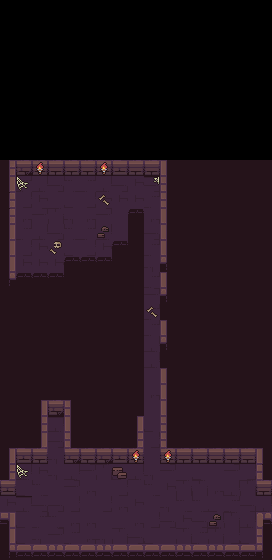

The image is a tile-based game level rendered from a .tmx file. Its description and complete source (layers, tilesets, objects, tile grids) follow:
An orthogonal 17x35 tile map with 16x16 px tiles, 2 tile layers (map, scatter) and 8 objects.

<map version="1.5" tiledversion="1.7.2" orientation="orthogonal" renderorder="right-down" width="17" height="35" tilewidth="16" tileheight="16" infinite="0" nextlayerid="6" nextobjectid="22">
 <editorsettings>
  <export target="../game/src/maps/hallway_escape.lua" format="lua" />
 </editorsettings>
 <tileset firstgid="1" source="tileset/dungeon-tileset.tsx" />
 <layer id="4" name="map" width="17" height="35">
  <data encoding="csv">
0,0,0,0,0,0,0,0,0,0,0,0,0,0,0,0,0,
0,0,0,0,0,0,0,0,0,0,0,0,0,0,0,0,0,
0,0,0,0,0,0,0,0,0,0,0,0,0,0,0,0,0,
0,0,0,0,0,0,0,0,0,0,0,0,0,0,0,0,0,
0,0,0,0,0,0,0,0,0,0,0,0,0,0,0,0,0,
0,0,0,0,0,0,0,0,0,0,0,0,0,0,0,0,0,
0,0,0,0,0,0,0,0,0,0,0,0,0,0,0,0,0,
0,0,0,0,0,0,0,0,0,0,0,0,0,0,0,0,0,
0,0,0,0,0,0,0,0,0,0,0,0,0,0,0,0,0,
0,0,0,0,0,0,0,0,0,0,0,0,0,0,0,0,0,
21,4,5,5,5,5,3,3,5,2,16,79,79,79,79,79,79,
31,7,8,9,10,7,8,9,18,14,26,79,79,79,79,79,79,
1,17,18,19,20,17,18,23,18,7,26,79,79,79,79,79,79,
1,27,28,29,30,27,28,19,101,27,16,79,79,79,79,79,79,
31,7,8,9,10,7,8,19,79,9,36,79,79,79,79,79,79,
31,17,18,19,20,17,18,101,79,7,16,79,79,79,79,79,79,
31,18,18,18,101,101,101,79,79,30,46,79,79,79,79,79,79,
41,101,101,101,79,79,79,79,79,7,36,79,79,79,79,79,79,
79,79,79,79,79,79,79,79,79,28,46,79,79,79,79,79,79,
79,79,79,79,79,79,79,79,79,7,79,79,79,79,79,79,79,
79,79,79,79,79,79,79,79,79,7,36,79,79,79,79,79,79,
79,79,79,79,79,79,79,79,79,8,46,79,79,79,79,79,79,
79,79,79,79,79,79,79,79,79,8,79,79,79,79,79,79,79,
79,79,79,79,79,79,79,79,79,19,36,79,79,79,79,79,79,
79,79,79,79,79,79,79,79,79,27,16,79,79,79,79,79,79,
79,79,31,4,26,79,79,79,79,19,16,79,79,79,79,79,79,
79,79,21,13,16,79,79,79,31,20,26,79,79,79,79,79,79,
79,79,31,9,26,79,79,79,21,17,26,79,79,79,79,79,79,
31,3,2,30,4,5,4,3,5,19,5,5,5,2,5,2,36,
21,8,18,30,8,28,29,20,8,30,28,19,20,19,28,17,6,
3,20,10,19,28,27,19,17,19,10,18,29,29,27,8,29,2,
23,13,9,9,17,19,17,27,18,19,30,10,10,20,7,9,8,
54,20,7,10,27,27,19,19,27,17,9,18,9,8,29,8,55,
31,20,30,28,7,27,30,29,9,20,19,29,7,29,17,20,26,
41,45,42,43,42,45,44,45,45,42,42,43,42,44,42,42,46
</data>
 </layer>
 <layer id="5" name="scatter" width="17" height="35" locked="1">
  <data encoding="csv">
0,0,0,0,0,0,0,0,0,0,0,0,0,0,0,0,0,
0,0,0,0,0,0,0,0,0,0,0,0,0,0,0,0,0,
0,0,0,0,0,0,0,0,0,0,0,0,0,0,0,0,0,
0,0,0,0,0,0,0,0,0,0,0,0,0,0,0,0,0,
0,0,0,0,0,0,0,0,0,0,0,0,0,0,0,0,0,
0,0,0,0,0,0,0,0,0,0,0,0,0,0,0,0,0,
0,0,0,0,0,0,0,0,0,0,0,0,0,0,0,0,0,
0,0,0,0,0,0,0,0,0,0,0,0,0,0,0,0,0,
0,0,0,0,0,0,0,0,0,0,0,0,0,0,0,0,0,
0,0,0,0,0,0,0,0,0,0,0,0,0,0,0,0,0,
0,0,91,0,0,0,91,0,0,0,0,0,0,0,0,0,0,
0,65,0,0,0,0,0,0,0,66,0,0,0,0,0,0,0,
0,0,0,0,0,0,69,0,0,0,0,0,0,0,0,0,0,
0,0,0,0,0,0,0,0,0,0,0,0,0,0,0,0,0,
0,0,0,0,0,0,60,0,0,0,0,0,0,0,0,0,0,
0,0,0,78,0,0,0,0,0,0,0,0,0,0,0,0,0,
0,0,0,0,0,0,0,0,0,0,0,0,0,0,0,0,0,
0,0,0,0,0,0,0,0,0,0,0,0,0,0,0,0,0,
0,0,0,0,0,0,0,0,0,0,0,0,0,0,0,0,0,
0,0,0,0,0,0,0,0,0,69,0,0,0,0,0,0,0,
0,0,0,0,0,0,0,0,0,0,0,0,0,0,0,0,0,
0,0,0,0,0,0,0,0,0,0,0,0,0,0,0,0,0,
0,0,0,0,0,0,0,0,0,0,0,0,0,0,0,0,0,
0,0,0,0,0,0,0,0,0,0,0,0,0,0,0,0,0,
0,0,0,0,0,0,0,0,0,0,0,0,0,0,0,0,0,
0,0,0,0,0,0,0,0,0,0,0,0,0,0,0,0,0,
0,0,0,0,0,0,0,0,0,0,0,0,0,0,0,0,0,
0,0,0,0,0,0,0,0,0,0,0,0,0,0,0,0,0,
0,0,0,0,0,0,0,0,91,0,91,0,0,0,0,0,0,
0,65,0,0,0,0,0,50,0,0,0,0,0,0,0,0,0,
0,0,0,0,0,0,0,0,0,0,0,0,0,0,0,0,0,
0,0,0,0,0,0,0,0,0,0,0,0,0,0,0,0,0,
0,0,0,0,0,0,0,0,0,0,0,0,0,60,0,0,0,
0,0,0,0,0,0,0,0,0,0,0,0,0,0,0,0,0,
0,0,0,0,0,0,0,0,0,0,0,0,0,0,0,0,0
</data>
 </layer>
 <objectgroup id="2" name="entities">
  <object id="7" template="templates/PlayerStart.tx" x="16" y="496" />
  <object id="11" template="templates/Coffee.tx" x="224" y="512" />
  <object id="13" template="templates/ExitDoor.tx" x="256" y="496" />
  <object id="15" template="templates/MovableMirror_UL.tx" x="176" y="528" />
  <object id="16" template="templates/Light.tx" x="48" y="416" />
  <object id="17" template="templates/MovableMirror_DR.tx" x="48" y="416" />
  <object id="20" template="templates/MovableMirror_UR.tx" x="112" y="496" />
  <object id="21" template="templates/Tomb-GoldenKey.tx" x="32" y="256" />
 </objectgroup>
</map>